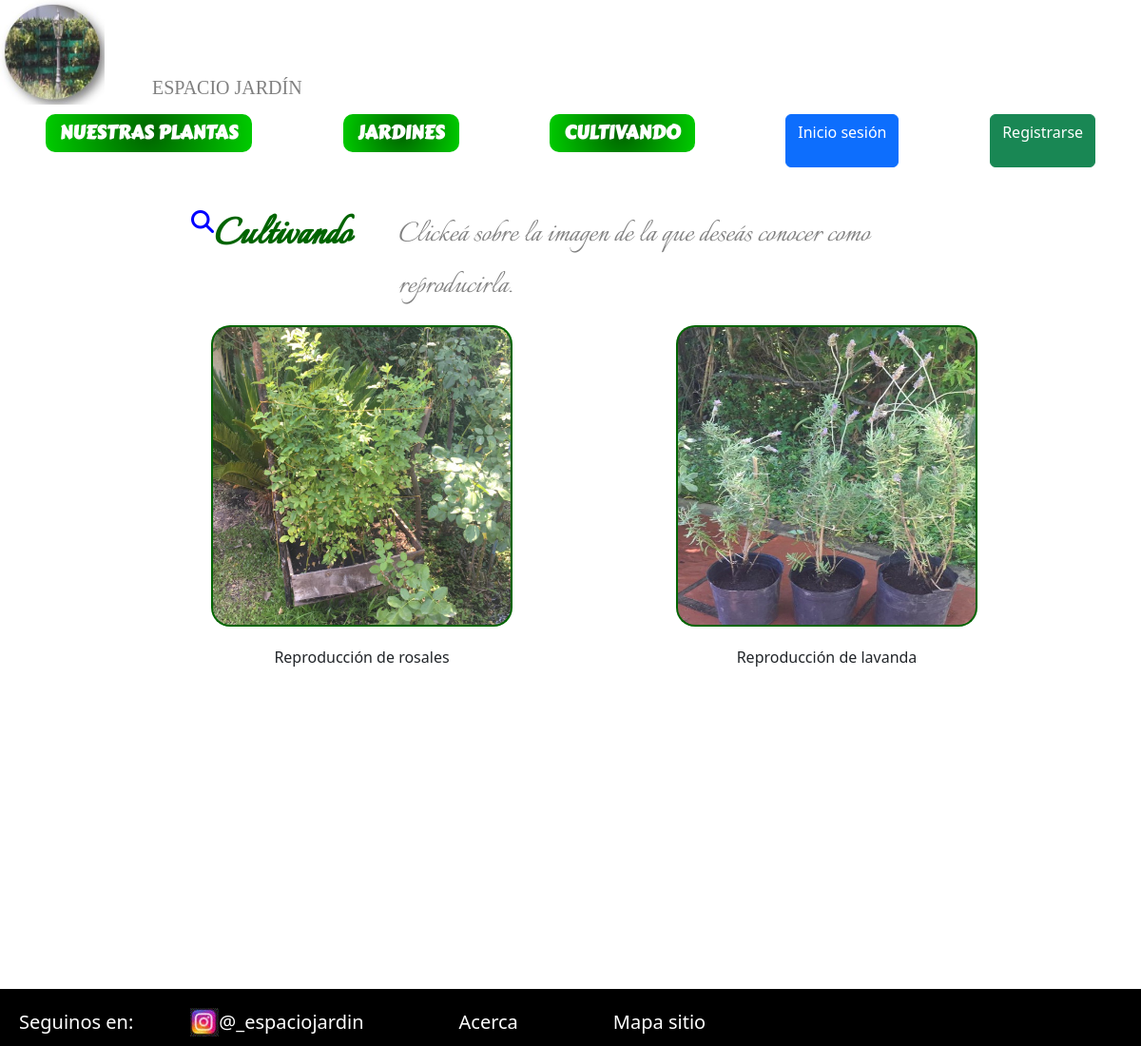
Page /cultivando on the committed database.
### catalogos/models.py (models this page shows, shortened)
class Cultivos(models.Model):
    nombre = models.CharField(max_length=50)
    image = models.CharField(max_length=50)
    class Meta:
        verbose_name = 'Cultivos'
        verbose_name_plural = 'Cultivos'

### catalogos/views.py (the view)
# urls.py: path('cultivando',cultivando,name="cultivando"),
def cultivando(request):
    contexto = {"cultivando": Cultivos.objects.all()}
    return render(request,"catalogos/cultivando.html",contexto)

### catalogos/templates/catalogos/cultivando.html
    {% extends "catalogos/index.html" %}
    {% load static %}
    {% block contenido %}
        <div class="contenedorTituloPagina">
            <a class="titPag__IconoBusq" href="{% url 'buscarCultivos' %}"><i class="fa-solid fa-magnifying-glass" title="Buscar cultivos"></i></a>
            <h2 class="tituloPagina__NoIndex">Cultivando</h2>
            <p class="mensajeContacto">Clickeá sobre la imagen de la que deseás conocer como reproducirla.</p>
        </div>
        <section class="contenedorFotoPlantas">
            {% for c in cultivando %}
                <article class="contenedorFotoPlantas_Art">
                    <a href="{% url c.nombre %}">
                    <img class="fotoCultivando" src="{% static 'assets/' %}{{c.image}}" alt="{{ c.nombre }}" /></a>
                    <p>Reproducción de {{ c.nombre }}</p>
                </article>
            {% endfor %}
        </section>
    {% endblock contenido %}

### catalogos/static/css/styles.css (style rules this page uses)
a:link, a:visited, a:active { text-decoration: none; }
.contenedorFotoPlantas { display: flex; flex-direction: row; justify-content: space-evenly; align-items: center; flex-wrap: wrap; margin-left: 50px; }
.contenedorFotoPlantas p { margin-top: 0px; }
.contenedorFotoPlantas_Art { display: flex; flex-direction: column; justify-content: center; align-items: center; }
.contenedorFotoPlantas_Art p { margin-top: 20px; }
.contenedorTituloPagina { display: flex; justify-content: center; margin-top: 0px; }
.fotoCultivando, .fotoJardines__Ubicacion { width: 317px; height: 317px; background-color: #006400; border: 1px; border-radius: 20px; margin-top: 0px; margin-bottom: 0px; text-align: center; padding: 2px; color: white; }
.mensajeContacto { width: 580px; font-family: "Italianno-Regular"; font-weight: lighter; color: gray; font-size: 36px; margin-top: 0px; margin-bottom: 0px; margin-left: 50px; }
.tituloPagina__NoIndex { font-size: 48px; font-family: "Italianno-Regular"; font-weight: bold; color: darkgreen; margin-top: 0px; margin-bottom: 0px; }
.titPag__IconoBusq { font-size: 24px; font-family: "Italianno-Regular"; font-weight: bold; color: blue; margin-top: 0px; margin-bottom: 0px; }

### rows in the picture
Cultivos: image (picture), nombre "rosales"
Cultivos: image (picture), nombre "lavanda"
